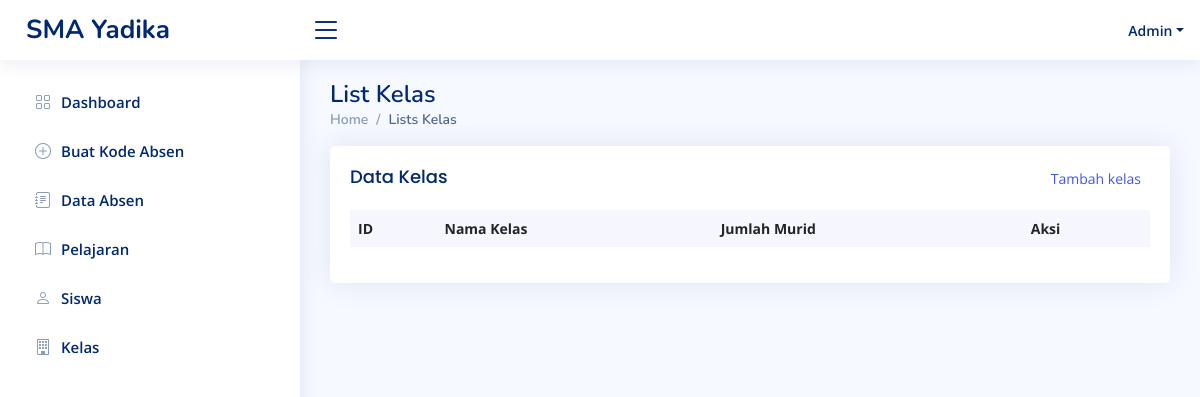
Before: /index.php/admin/view_kelas with the older database file.
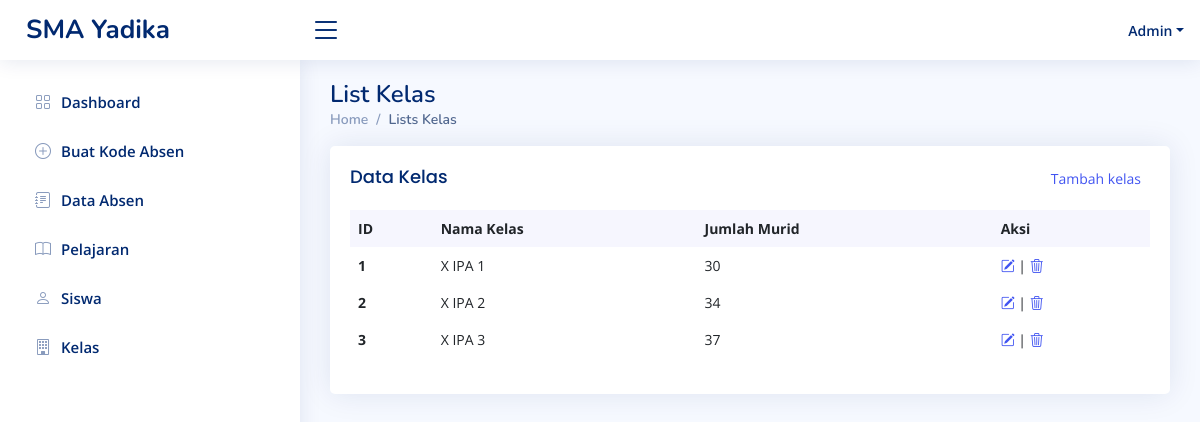
After: the same page with the newer database file.
### tables this page shows
CREATE TABLE `kelas` (
  `id_kelas` int(255) NOT NULL,
  `nama_kelas` varchar(255) NOT NULL,
  `jumlah_murid` int(255) NOT NULL
);

### application/controllers/Admin.php (called while the page is built, shortened)
<?php
class Admin extends CI_Controller {
	public function __construct()
	{
		$this->load->model('akun_model');
		$this->load->model('crud_model');
	}
	public function view_kelas()
	{
		$data['array_kelas'] = $this->crud_model->mengambil_data('kelas');
		$this->load->view('admin_view_kelas',$data);
	}
}

### index.php (called while the page is built, shortened)
<?php
require_once BASEPATH.'core/CodeIgniter.php';

### application/models/Crud_model.php (called while the page is built, shortened)
<?php
class Crud_model extends CI_Model{
	public function mengambil_data($nama_tabel)
	{
		$this->db->select('*');
		$this->db->from($nama_tabel);
		$query = $this->db->get();
		return $query->result();
	}
}

### application/views/admin_view_kelas.php (the view, shortened to what this page needs)
<!DOCTYPE html>
<html lang="en">
<head>
  <link href="<?=base_url()?>css/bootstrap.min.css" rel="stylesheet">
  <link href="<?=base_url()?>css/niceadmin.css" rel="stylesheet">
  <link href="<?=base_url()?>css/bootstrap-icons/bootstrap-icons.css" rel="stylesheet">
  <link href="<?=base_url()?>css/boxicons/css/boxicons.min.css" rel="stylesheet">
  <link href="<?=base_url()?>css/quill/quill.snow.css" rel="stylesheet">
  <link href="<?=base_url()?>css/quill/quill.bubble.css" rel="stylesheet">
  <link href="<?=base_url()?>css/remixicon/remixicon.css" rel="stylesheet">
  <link href="<?=base_url()?>css/simple-datatables/style.css" rel="stylesheet">
</head>
<body>
  <main id="main" class="main">
    <div class="pagetitle">
      <h1>List Kelas</h1>
      <nav>
        <ol class="breadcrumb">
          <li class="breadcrumb-item"><a href="<?=site_url('admin')?>">Home</a></li>
          <li class="breadcrumb-item active">Lists Kelas</li>
        </ol>
      </nav>
    </div>
    <section class="section dashboard">
              <div class="card recent-sales overflow-auto">
                <div class="card-body">
                  <div class="d-flex justify-content-between">
					<h5 class="card-title">Data Kelas</h5>
					<button class="btn btn-sm text-primary"><a href="<?=site_url('admin/add_kelas')?>">Tambah kelas</a></button>
				  </div>
                  <table class="table table-borderless datatable">
                    <thead>
                      <tr>
                        <th scope="col">ID</th>
                        <th scope="col">Nama Kelas</th>
                        <th scope="col">Jumlah Murid</th>
                        <th scope="col">Aksi</th>
                      </tr>
                    </thead>
                    <tbody>
<?php foreach($array_kelas as $kelas): ?>
                      <tr>
                        <th scope="row"><?=$kelas->id_kelas?></th>
                        <td><?=$kelas->nama_kelas?></td>
                        <td><?=$kelas->jumlah_murid?></td>
                        <td><a href="<?=site_url('admin/edit_kelas/'.$kelas->id_kelas)?>"><i class="bi bi-pencil-square"></i></a> | <a href="<?=site_url('admin/hapus_kelas/'.$kelas->id_kelas)?>"><i class="bi bi-trash3"></i></a> </td>
                      </tr>
<?php endforeach; ?>
                    </tbody>
                  </table>
                </div>
              </div>
	</section>
  </main>
</body>
</html>

Changed rows visible on the page:
added kelas: id_kelas "1", nama_kelas "X IPA 1", jumlah_murid "30"
added kelas: id_kelas "2", nama_kelas "X IPA 2", jumlah_murid "34"
added kelas: id_kelas "3", nama_kelas "X IPA 3", jumlah_murid "37"
